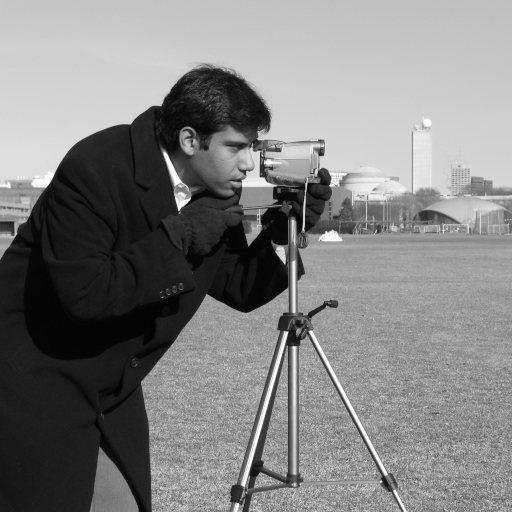
#> input picture skimage.data.camera(), 512 x 512 px
$ python main.py   (older library calls are emulated)
#> lines starting #> are read from the running program, lines starting #| are printed output that depends on the picture
#> further down, original_img is the input picture: shape (512, 512); min 0, max 255, mean 129.1
### imageprocessing/utilities.py
import numpy as np
import matplotlib.pyplot as plt

row_profile_path = 'img/row_profile.png'


def zero_padding(image, edge_len):
    """
    This method returns an image padded with zero values assuming kernel is a square matrix

    :param image: image to be padded
    :param edge_len: number of pixel to be padded in all four directions
    :return: newly padded image
    """
#> called with edge_len = 1
    padded_img = np.zeros((image.shape[0] + (edge_len * 2), image.shape[1] + (edge_len * 2)), dtype=int)
    padded_img[edge_len:padded_img.shape[0] - edge_len, edge_len:padded_img.shape[1] - edge_len] = image
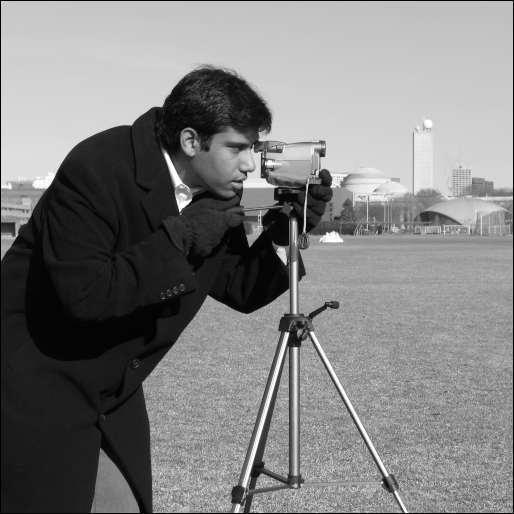
#> padded_img: shape (514, 514) int64; min 0, max 255, mean 128.1
    return padded_img


# [15 lines left out: function get_row_profile, not called in this run]

### imageprocessing/filters.py
from .utilities import *


class Smoothing(object):
    """
    The base class for smoothing operation
    """
    kernel = np.array([])
    K1 = np.array([])
    K2 = np.array([])
    K3 = np.array([])
    K4 = np.array([])

    img = np.array([])
    padded_img = np.array([])
    res_img = np.array([])

    def __init__(self, kernel):
        """
        This method computes four quarter kernels K1, K2, K3, K4 from kernel parameter

        :param kernel: One of the Laplacian Kernels
        """
        self.kernel = kernel
        self.edges = self.kernel.shape[0] // 2  # Assumed kernel is a square matrix
        self.K1 = np.array([
            [self.kernel[0][0] * 4, self.kernel[0][1] * 2, 0],
            [self.kernel[1][0] * 2,       -1,              0],
            [0,                            0,              0]
        ])
        self.K2 = np.array([
            [0, self.kernel[0][1] * 2, self.kernel[0][2] * 4],
            [0,         -1,            self.kernel[1][2] * 2],
            [0,          0,                                0]
        ])
        self.K3 = np.array([
            [0,          0,                                0],
            [0,         -1,            self.kernel[1][2] * 2],
            [0, self.kernel[2][1] * 2, self.kernel[2][2] * 4]
        ])
        self.K4 = np.array([
            [0,                      0,                    0],
            [self.kernel[1][0] * 2, -1,                    0],
            [self.kernel[2][0] * 4, self.kernel[2][1] * 2, 0]
        ])

    def laplacian_filter(self, image):
        """
        This method iterates through all pixels of the padded image and performs convolution
        :param image: padded image
        :return: smoothed image
        """
        self.img = image
        self.padded_img = zero_padding(self.img, self.edges)
        self.res_img = np.zeros(self.padded_img.shape)
        for m in np.arange(self.edges, self.padded_img.shape[0] - self.edges):
            for n in np.arange(self.edges, self.padded_img.shape[1] - self.edges):
                self.res_img[m, n] = self.convolve(m, n)
#> this loop made 512 passes
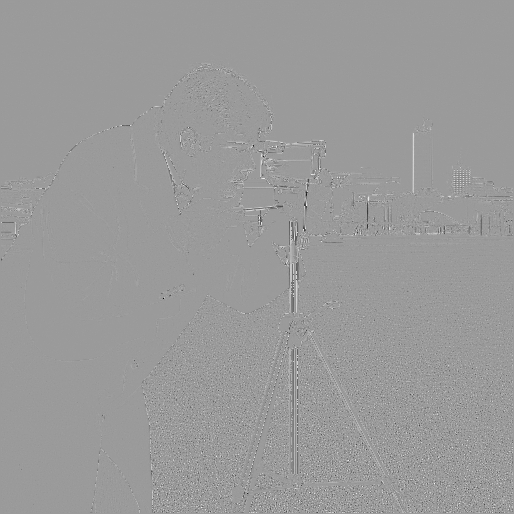
#> self.res_img: shape (514, 514) float64; min -101.3, max 65.67, mean 0; drawn with min black and max white
        return self.res_img[self.edges:self.res_img.shape[0] - self.edges, self.edges:self.res_img.shape[1] - self.edges]

    def convolve(self, x, y):
        """
        This method takes coordinates of the image and calculate di_xy = ki * U(x, y) for all i = 1,2,3,4
        :param x: row from the top
        :param y: column from the left
        :return: d_{argmin{|di(x, y)|}} i.e. pixel value obtained for res_img at position x, y
        """
        curr_region = self.padded_img[x - self.edges:x + self.edges + 1, y - self.edges:y + self.edges + 1]
        res_K1 = np.sum(self.K1 * curr_region)
        res_K2 = np.sum(self.K2 * curr_region)
        res_K3 = np.sum(self.K3 * curr_region)
        res_K4 = np.sum(self.K4 * curr_region)
        all_res = [res_K1, res_K2, res_K3, res_K4]
        return all_res[np.argmin([abs(res_K1), abs(res_K2), abs(res_K3), abs(res_K4)])]

### main.py
import sys
from os import path
from skimage import data
import mahotas

from imageprocessing.filters import *
from imageprocessing.utilities import *

# If image is provided then that image will be used otherwise standard camera man image will be used.
original_img = plt.imread(sys.argv[1]) if ((__name__ == '__main__') and len(sys.argv) > 1) else data.camera()

original_img_path = 'img/original.png'
filtered_img_path = 'img/filtered.png'
trivial_laplace_filtered_img = 'img/laplace.png'
filtered10_img_path = 'img/filtered_10.png'
filtered100_img_path = 'img/filtered_100.png'
filtered1000_img_path = 'img/filtered_1000.png'

# ########## Original Image ##########
plt.title('Original Image')
plt.imshow(original_img).set_cmap('gray')
plt.savefig(original_img_path)
plt.show()

# Declare 3 Laplacian Kernels shown in equation 3 on page 2.
# Laplacian Filters
LK1 = np.array([
    [0,     1 / 4,     0],
    [1 / 4,  -1,   1 / 4],
    [0,     1 / 4,     0],
])
LK2 = np.array([
    [-1 / 16, 5 / 16, -1 / 16],
    [5 / 16,    -1,    5 / 16],
    [-1 / 16, 5 / 16, -1 / 16],
])
LK3 = np.array([
    [1 / 12, 1 / 6, 1 / 12],
    [1 / 6, -1, 1 / 6],
    [1 / 12, 1 / 6, 1 / 12],
])

# provide kernel to the Smoothing class for the purpose of performing convolution
# We are using Laplacian Kernel 3 which is most isotropic one.
smoothing = Smoothing(LK3)
result_img = smoothing.laplacian_filter(original_img)
result_img = result_img + 128
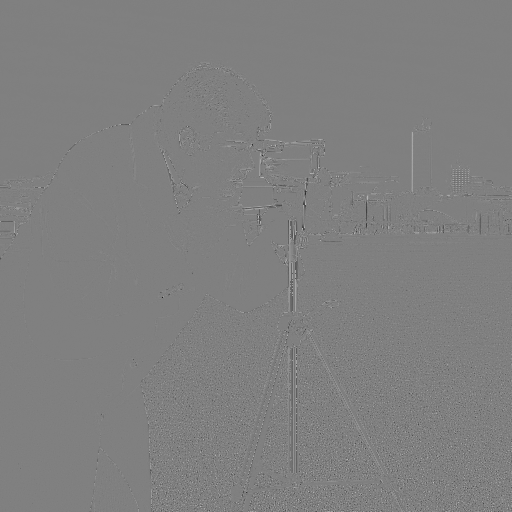
#> result_img: shape (512, 512) float64; min 26.67, max 193.7, mean 128
plt.title('QuarterLap $d_{m}$ Image')
plt.imshow(result_img).set_cmap('gray')
plt.savefig(filtered_img_path)
plt.show()

# Getting the Trivial Laplacian Filter Result
#> (the run stopped early here; a loop or call above may not have finished)
